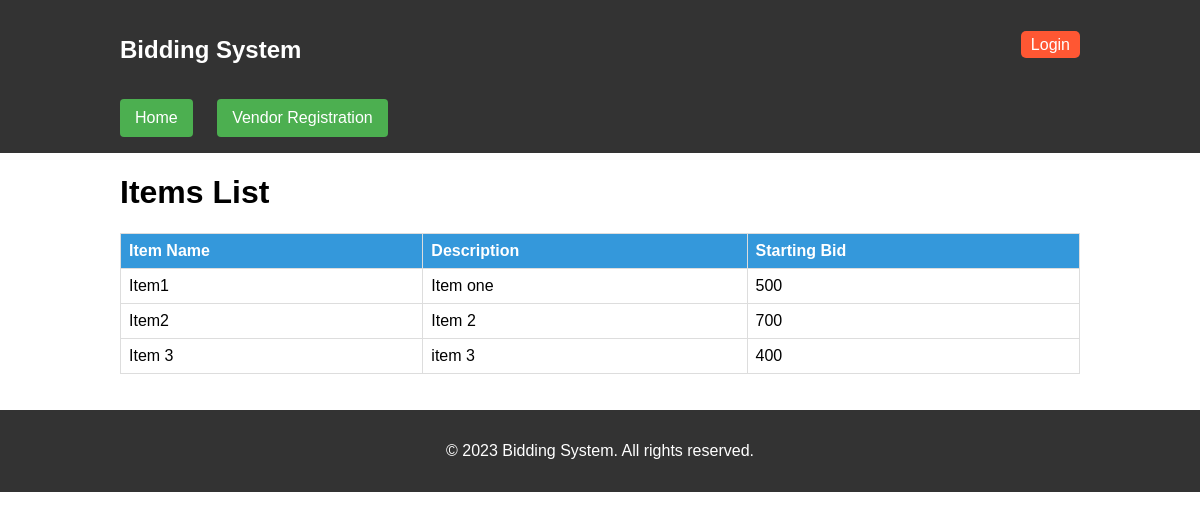
/list-items/, run on the app's committed database.
### biddingapp/models.py (models this page shows)
class Item(models.Model):
    name = models.CharField(max_length=30)
    description = models.TextField()
    starting_bid = models.IntegerField()
    created_at = models.DateTimeField(auto_now_add=True)
    updated_at = models.DateTimeField(auto_now=True)

### biddingapp/views.py (the view)
# urls.py: path('list-items/', views.list_items),
@csrf_exempt
def list_items(request):
    return render(request, "biddingapp/items_list.html", {
        "items_list" : Item.objects.all()
    })

### biddingapp/context_processors.py (called while the page is built, shortened)
def custom_processor(request):
    data = {"login": False, "admin": False}
    try:
        admin = request.session.get("admin")
        vendor_id = request.session.get("vendor")
    except Exception as e:
        pass
    return data

### biddingapp/templates/biddingapp/items_list.html
{% extends "biddingapp/base.html" %}
{% block content %}
<div class="container">
    <h1>Items List</h1>
    <table>
        <thead>
            <tr>
                <th>Item Name</th>
                <th>Description</th>
                <th>Starting Bid</th>
            </tr>
        </thead>
        <tbody>
            {% for item in items_list %}
            <tr>
                <td>{{item.name}}</td>
                <td>{{item.description}}</td>
                <td>{{item.starting_bid}}</td>
            </tr>
            {% empty %}
            <tr> <td> NO RECORDS FOUND </td> </tr>
            {% endfor %}
        </tbody>
    </table>
</div>
<br> <br>
{% endblock content %}

### biddingapp/static/biddingapp/style.css (style rules this page uses)
body { font-family: Arial, sans-serif; margin: 0; padding: 0; box-sizing: border-box; }
.container { width: 80%; margin: 0 auto; }
table { width: 100%; border-collapse: collapse; margin-top: 20px; }
th, td { border: 1px solid #ddd; padding: 8px; text-align: left; }
th { background-color: #3498db; color: #fff; }

### data on the page
Item: name "Item1", description "Item one", starting_bid "500"
Item: name "Item2", description "Item 2", starting_bid "700"
Item: name "Item 3", description "item 3", starting_bid "400"
